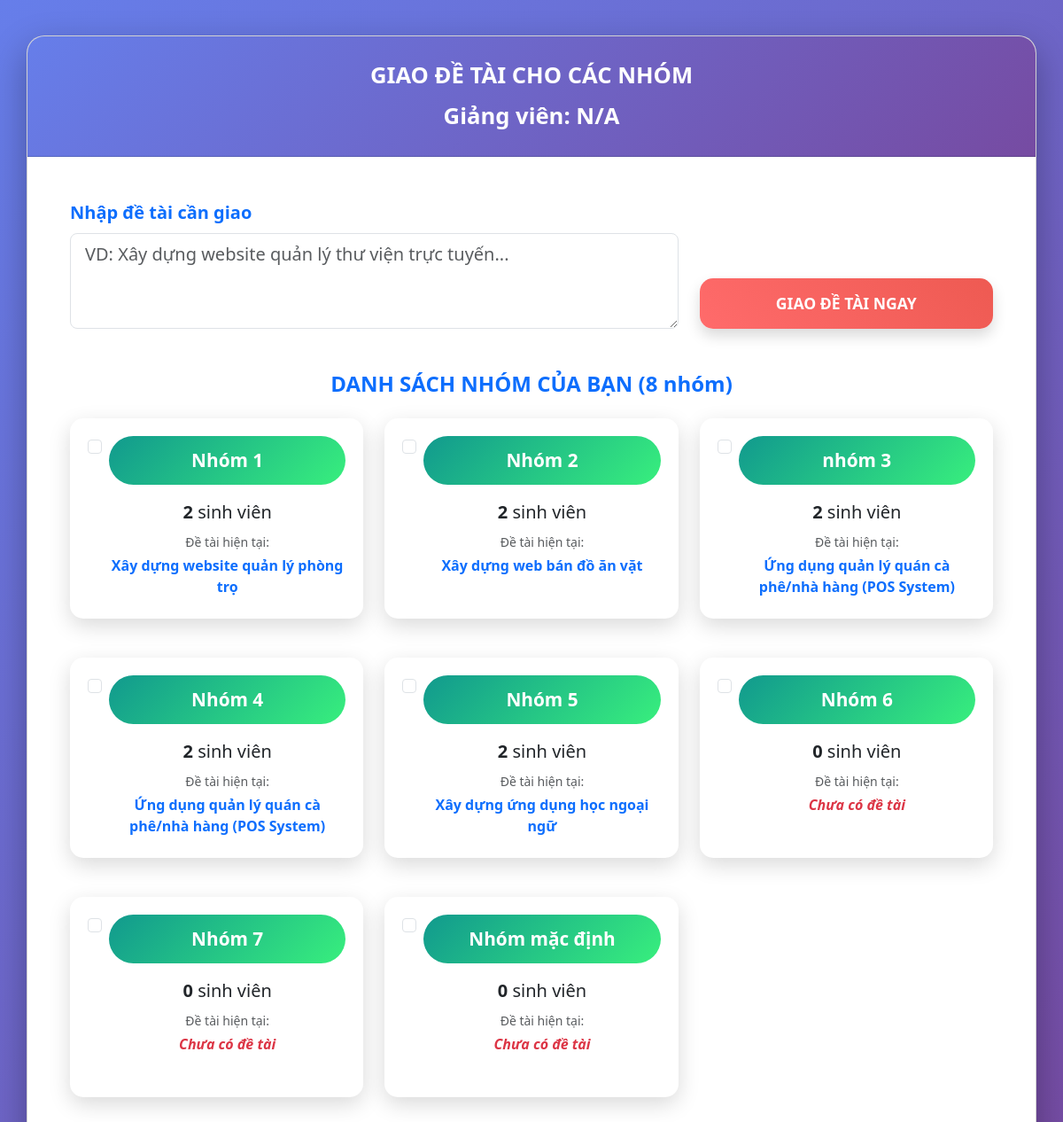
/giao_detai.php (signed in), run on the app's committed database.
### tables this page shows
CREATE TABLE IF NOT EXISTS `nhom` (
  `id` int(11) NOT NULL AUTO_INCREMENT,
  `ten_nhom` varchar(50) NOT NULL,
  `giang_vien_huong_dan_id` varchar(10) NOT NULL,
  `huong_de_tai` varchar(255) DEFAULT NULL,
  `created_at` timestamp NULL DEFAULT CURRENT_TIMESTAMP,
  `da_gap_gv` tinyint(1) NOT NULL DEFAULT '0',
  PRIMARY KEY (`id`),
  KEY `idx_gv` (`giang_vien_huong_dan_id`)
);

### giao_detai.php (the view, shortened to what this page needs)
<?php
require_once 'config.php';
$MaGV = $_SESSION['MaGV'];
$stmt = $pdo->prepare("
    SELECT
        n.id AS nhom_id,
        n.ten_nhom,
        COUNT(ptn.sinh_vien_id) AS so_sv,
        s.huong_de_tai AS detai_hien_tai
    FROM nhom n
    LEFT JOIN phan_thuoc_nhom ptn ON n.id = ptn.nhom_id
    LEFT JOIN danh_sach_sinh_vien s ON ptn.sinh_vien_id = s.id
    WHERE n.giang_vien_huong_dan_id = ?
    GROUP BY n.id, n.ten_nhom
    ORDER BY n.ten_nhom
");
$stmt->execute([$MaGV]);
$nhom_list = $stmt->fetchAll(PDO::FETCH_ASSOC);
?>
<!DOCTYPE html>
<html lang="vi">
<head>
<link href="https://cdn.jsdelivr.net/npm/bootstrap@5.3.3/dist/css/bootstrap.min.css" rel="stylesheet">
</head>
<body>
<div class="container">
    <div class="card">
        <div class="card-header">
            GIAO ĐỀ TÀI CHO CÁC NHÓM
            <div class="mt-2 opacity-90">
                Giảng viên: <strong><?= htmlspecialchars($_SESSION['HoTen'] ?? 'N/A') ?></strong>
            </div>
        </div>
        <div class="card-body p-5">
            <form id="formGiaoDeTai">
                <div class="row g-4 align-items-end mb-5">
                    <div class="col-lg-8">
                        <label class="form-label text-primary fw-bold fs-5">
                            Nhập đề tài cần giao
                        </label>
                        <textarea name="detai" id="detai" class="form-control form-control-lg"
                                  rows="3" placeholder="VD: Xây dựng website quản lý thư viện trực tuyến..." required></textarea>
                    </div>
                    <div class="col-lg-4">
                        <button type="submit" class="btn btn-giao-detai btn-lg w-100 text-white shadow">
                            GIAO ĐỀ TÀI NGAY
                        </button>
                    </div>
                </div>
            </form>
            <h4 class="text-center text-primary mb-4 fw-bold">
                DANH SÁCH NHÓM CỦA BẠN (<?= count($nhom_list) ?> nhóm)
            </h4>
            <div class="row g-4">
                <?php foreach ($nhom_list as $nhom): ?>
                <div class="col-md-6 col-lg-4">
                    <div class="group-card text-center">
                        <div class="form-check">
                            <input class="form-check-input chk-nhom" type="checkbox"
                                   value="<?= $nhom['nhom_id'] ?>" id="nhom<?= $nhom['nhom_id'] ?>">
                            <label class="form-check-label d-block" for="nhom<?= $nhom['nhom_id'] ?>">
                                <div class="badge-group mb-3">
                                    <?= htmlspecialchars($nhom['ten_nhom']) ?>
                                </div>
                                <div class="fs-5 mb-2">
                                    <strong><?= $nhom['so_sv'] ?></strong> sinh viên
                                </div>
                                <div class="text-muted small">
                                    Đề tài hiện tại:
                                </div>
                                <div class="fw-bold text-primary mt-1" style="min-height:50px;">
                                    <?= $nhom['detai_hien_tai'] ?: '<em class="text-danger">Chưa có đề tài</em>' ?>
                                </div>
                            </label>
                        </div>
                    </div>
                </div>
                <?php endforeach; ?>
            </div>
        </div>
    </div>
</div>
</body>
</html>

### giao_detai.php (style rules this page uses)
body { background: linear-gradient(135deg, #667eea, #764ba2); min-height: 100vh; font-family: 'Segoe UI', sans-serif; }
.container { padding: 40px 0; }
.card { border-radius: 20px; box-shadow: 0 15px 40px rgba(0,0,0,0.3); overflow: hidden; }
.card-header { background: linear-gradient(135deg, #667eea, #764ba2); color: white; font-size: 1.6rem; font-weight: bold; text-align: center; padding: 25px; }
.btn-giao-detai { background: linear-gradient(45deg, #ff6b6b, #ee5a52); border: none; font-weight: bold; border-radius: 15px; padding: 15px; font-size: 1.1rem; }
.group-card { background: white; border-radius: 15px; padding: 20px; margin-bottom: 20px; box-shadow: 0 8px 25px rgba(0,0,0,0.15); transition: all 0.3s; }
.badge-group { font-size: 1.3rem; padding: 12px 25px; border-radius: 50px; background: linear-gradient(135deg, #11998e, #38ef7d); color: white; font-weight: bold; }

### data on the page
nhom: ten_nhom "Nhóm 1", so_sv "2", detai_hien_tai "Xây dựng website quản lý phòng trọ"
nhom: ten_nhom "Nhóm 2", so_sv "2", detai_hien_tai "Xây dựng web bán đồ ăn vặt"
nhom: ten_nhom "nhóm 3", so_sv "2", detai_hien_tai "Ứng dụng quản lý quán cà phê/nhà hàng (POS System)"
nhom: ten_nhom "Nhóm 4", so_sv "2", detai_hien_tai "Ứng dụng quản lý quán cà phê/nhà hàng (POS System)"
nhom: ten_nhom "Nhóm 5", so_sv "2", detai_hien_tai "Xây dựng ứng dụng học ngoại ngữ"
nhom: ten_nhom "Nhóm 6", so_sv "0", detai_hien_tai "Chưa có đề tài"
nhom: ten_nhom "Nhóm 7", so_sv "0", detai_hien_tai "Chưa có đề tài"
nhom: ten_nhom "Nhóm mặc định", so_sv "0", detai_hien_tai "Chưa có đề tài"

### other printed values
$_SESSION['HoTen'] "N/A"
count($nhom_list) "8"
